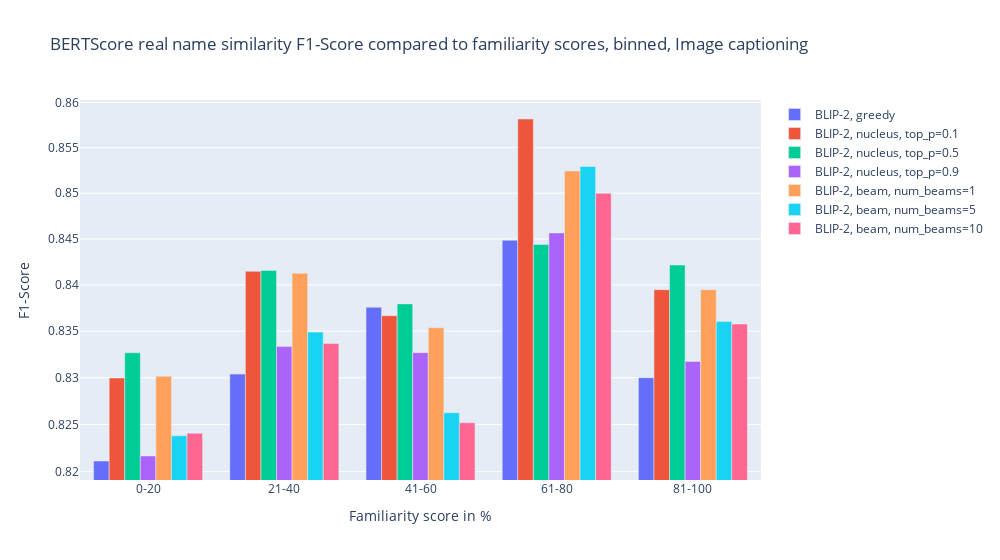
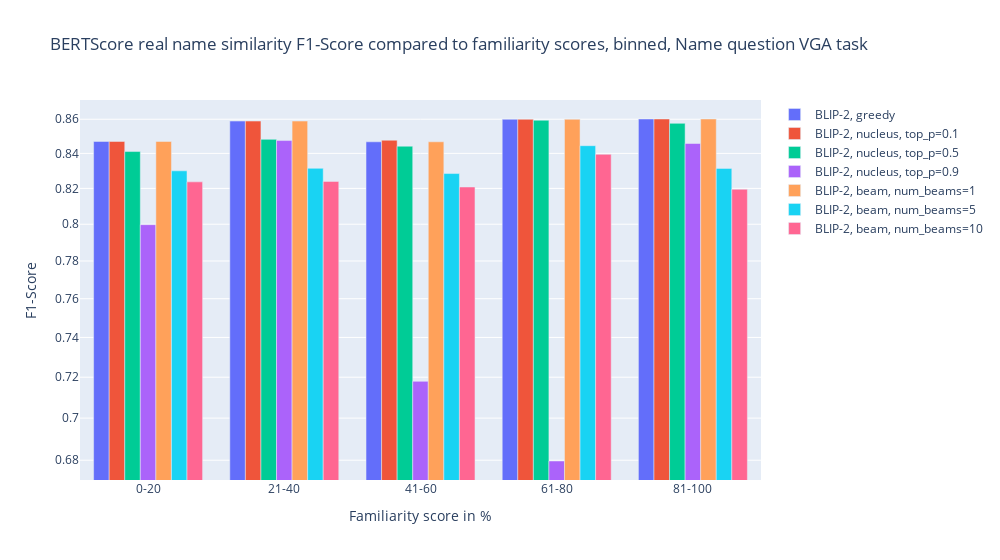

Notebook code for these charts, in order:
### Code cell
input_types = ['caption', 'name', 'real']
figs = []

familiarity_data = data.copy()

num_bins = 5
category_bins_familiarity = pd.cut(familiarity_data['familiarity score'], bins=num_bins)
familiarity_data['category bin familiarity'] = category_bins_familiarity.astype(str)

for input in input_types:
    fig = go.Figure()
    for column in familiarity_scores.keys():
        if input in column:
            
            familiarity_data[f'{column} f1-score'] = familiarity_scores[column][-1]
            
            f1_plot_data = familiarity_data.groupby('category bin familiarity')[f'{column} f1-score'].mean().reset_index()

            
            new_name = re.sub(r', {} familiarity bertscore'.format(input), '', re.sub('BLIP-2+\s', '', column))
            bar_trace = go.Bar(
                            x=f1_plot_data['category bin familiarity'],
                            y=f1_plot_data[f'{column} f1-score'],
                            name=f'{new_name}',
                        )
            fig.add_trace(bar_trace)
            
            print(f"{column} Precision mean is ", np.mean(np.array(familiarity_scores[column][0])))
            print(f"{column} Precision median is ", np.mean(np.array(familiarity_scores[column][0])))
            print(f"{column} Precision std is ", np.std(np.array(familiarity_scores[column][0])))
            
            print(f"{column} Recall mean is ", np.mean(np.array(familiarity_scores[column][1])))
            print(f"{column} Recall median is ", np.mean(np.array(familiarity_scores[column][1])))
            print(f"{column} Recall std is ", np.std(np.array(familiarity_scores[column][1])))
            
            print(f"{column} F1-score mean is ", np.mean(np.array(familiarity_scores[column][2])))
            print(f"{column} F1-score median is ", np.mean(np.array(familiarity_scores[column][2])))
            print(f"{column} F1-score std is ", np.std(np.array(familiarity_scores[column][2])))
            print(f"=========================== END OF {column} ==============================")
    if input == 'real':
        fig_name = f'Identity question VGA task'
    elif input == 'name':
        fig_name = 'Name question VGA task'
    else:
        fig_name = 'Image captioning'
    fig.update_layout(
    width=1000,
    yaxis_type='log',
    title=f'BERTScore real name similarity F1-Score compared to familiarity scores, binned, {fig_name}',
    xaxis=dict(title='Familiarity score in %', tickmode = 'array',
            tickvals = [0, 1, 2, 3, 4],
        ticktext = ['0-20', '21-40', '41-60', '61-80', '81-100']),
    yaxis=dict(title=f'F1-Score'),
            barmode='group')
        
    fig.show()

### Figure 1 — Plotly figure (JSON) as saved in the notebook; plotly's stock layout.template omitted (floating-point values rounded to 4 significant figures)
{"data": [{"name": "BLIP-2, greedy", "type": "bar", "x": ["(18.6, 34.2]", "(2.922, 18.6]", "(34.2, 49.8]", "(49.8, 65.4]", "(65.4, 81.0]"], "y": [0.8211, 0.8304, 0.8376, 0.8449, 0.83]}, {"name": "BLIP-2, nucleus, top_p=0.1", "type": "bar", "x": ["(18.6, 34.2]", "(2.922, 18.6]", "(34.2, 49.8]", "(49.8, 65.4]", "(65.4, 81.0]"], "y": [0.83, 0.8415, 0.8367, 0.8582, 0.8395]}, {"name": "BLIP-2, nucleus, top_p=0.5", "type": "bar", "x": ["(18.6, 34.2]", "(2.922, 18.6]", "(34.2, 49.8]", "(49.8, 65.4]", "(65.4, 81.0]"], "y": [0.8327, 0.8416, 0.8379, 0.8444, 0.8422]}, {"name": "BLIP-2, nucleus, top_p=0.9", "type": "bar", "x": ["(18.6, 34.2]", "(2.922, 18.6]", "(34.2, 49.8]", "(49.8, 65.4]", "(65.4, 81.0]"], "y": [0.8217, 0.8333, 0.8327, 0.8457, 0.8317]}, {"name": "BLIP-2, beam, num_beams=1", "type": "bar", "x": ["(18.6, 34.2]", "(2.922, 18.6]", "(34.2, 49.8]", "(49.8, 65.4]", "(65.4, 81.0]"], "y": [0.8302, 0.8413, 0.8354, 0.8524, 0.8395]}, {"name": "BLIP-2, beam, num_beams=5", "type": "bar", "x": ["(18.6, 34.2]", "(2.922, 18.6]", "(34.2, 49.8]", "(49.8, 65.4]", "(65.4, 81.0]"], "y": [0.8238, 0.8349, 0.8263, 0.8529, 0.836]}, {"name": "BLIP-2, beam, num_beams=10", "type": "bar", "x": ["(18.6, 34.2]", "(2.922, 18.6]", "(34.2, 49.8]", "(49.8, 65.4]", "(65.4, 81.0]"], "y": [0.8241, 0.8337, 0.8252, 0.85, 0.8358]}], "layout": {"barmode": "group", "title": {"text": "BERTScore real name similarity F1-Score compared to familiarity scores, binned, Image captioning"}, "width": 1000, "xaxis": {"tickmode": "array", "ticktext": ["0-20", "21-40", "41-60", "61-80", "81-100"], "tickvals": [0, 1, 2, 3, 4], "title": {"text": "Familiarity score in %"}}, "yaxis": {"title": {"text": "F1-Score"}, "type": "log"}}}

### Figure 2 — Plotly figure (JSON) as saved in the notebook; plotly's stock layout.template omitted (floating-point values rounded to 4 significant figures)
{"data": [{"name": "BLIP-2, greedy", "type": "bar", "x": ["(18.6, 34.2]", "(2.922, 18.6]", "(34.2, 49.8]", "(49.8, 65.4]", "(65.4, 81.0]"], "y": [0.8469, 0.8589, 0.8467, 0.86, 0.8601]}, {"name": "BLIP-2, nucleus, top_p=0.1", "type": "bar", "x": ["(18.6, 34.2]", "(2.922, 18.6]", "(34.2, 49.8]", "(49.8, 65.4]", "(65.4, 81.0]"], "y": [0.8469, 0.8589, 0.8477, 0.86, 0.8601]}, {"name": "BLIP-2, nucleus, top_p=0.5", "type": "bar", "x": ["(18.6, 34.2]", "(2.922, 18.6]", "(34.2, 49.8]", "(49.8, 65.4]", "(65.4, 81.0]"], "y": [0.8411, 0.8482, 0.8442, 0.8594, 0.8576]}, {"name": "BLIP-2, nucleus, top_p=0.9", "type": "bar", "x": ["(18.6, 34.2]", "(2.922, 18.6]", "(34.2, 49.8]", "(49.8, 65.4]", "(65.4, 81.0]"], "y": [0.7998, 0.8475, 0.718, 0.6796, 0.8457]}, {"name": "BLIP-2, beam, num_beams=1", "type": "bar", "x": ["(18.6, 34.2]", "(2.922, 18.6]", "(34.2, 49.8]", "(49.8, 65.4]", "(65.4, 81.0]"], "y": [0.8469, 0.8589, 0.8467, 0.86, 0.8601]}, {"name": "BLIP-2, beam, num_beams=5", "type": "bar", "x": ["(18.6, 34.2]", "(2.922, 18.6]", "(34.2, 49.8]", "(49.8, 65.4]", "(65.4, 81.0]"], "y": [0.83, 0.8314, 0.8284, 0.8445, 0.8314]}, {"name": "BLIP-2, beam, num_beams=10", "type": "bar", "x": ["(18.6, 34.2]", "(2.922, 18.6]", "(34.2, 49.8]", "(49.8, 65.4]", "(65.4, 81.0]"], "y": [0.8237, 0.824, 0.8208, 0.8395, 0.8195]}], "layout": {"barmode": "group", "title": {"text": "BERTScore real name similarity F1-Score compared to familiarity scores, binned, Name question VGA task"}, "width": 1000, "xaxis": {"tickmode": "array", "ticktext": ["0-20", "21-40", "41-60", "61-80", "81-100"], "tickvals": [0, 1, 2, 3, 4], "title": {"text": "Familiarity score in %"}}, "yaxis": {"title": {"text": "F1-Score"}, "type": "log"}}}
